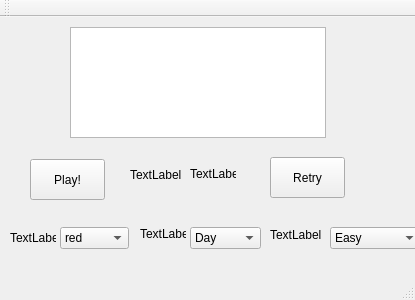
<?xml version="1.0" encoding="UTF-8"?>
<ui version="4.0">
 <class>MainWindow</class>
 <widget class="QMainWindow" name="MainWindow">
  <property name="geometry">
   <rect>
    <x>0</x>
    <y>0</y>
    <width>415</width>
    <height>300</height>
   </rect>
  </property>
  <property name="windowTitle">
   <string>MainWindow</string>
  </property>
  <widget class="QWidget" name="centralWidget">
   <widget class="QGraphicsView" name="mainView">
    <property name="geometry">
     <rect>
      <x>70</x>
      <y>10</y>
      <width>256</width>
      <height>111</height>
     </rect>
    </property>
    <property name="focusPolicy">
     <enum>Qt::NoFocus</enum>
    </property>
    <property name="verticalScrollBarPolicy">
     <enum>Qt::ScrollBarAlwaysOff</enum>
    </property>
    <property name="horizontalScrollBarPolicy">
     <enum>Qt::ScrollBarAlwaysOff</enum>
    </property>
   </widget>
   <widget class="QPushButton" name="playButton">
    <property name="geometry">
     <rect>
      <x>30</x>
      <y>142</y>
      <width>75</width>
      <height>41</height>
     </rect>
    </property>
    <property name="focusPolicy">
     <enum>Qt::NoFocus</enum>
    </property>
    <property name="text">
     <string>Play!</string>
    </property>
   </widget>
   <widget class="QPushButton" name="retryButton">
    <property name="enabled">
     <bool>true</bool>
    </property>
    <property name="geometry">
     <rect>
      <x>270</x>
      <y>140</y>
      <width>75</width>
      <height>41</height>
     </rect>
    </property>
    <property name="focusPolicy">
     <enum>Qt::NoFocus</enum>
    </property>
    <property name="text">
     <string>Retry</string>
    </property>
   </widget>
   <widget class="QLabel" name="scoreLabel">
    <property name="geometry">
     <rect>
      <x>130</x>
      <y>150</y>
      <width>51</width>
      <height>16</height>
     </rect>
    </property>
    <property name="text">
     <string>TextLabel</string>
    </property>
   </widget>
   <widget class="QLabel" name="label">
    <property name="geometry">
     <rect>
      <x>190</x>
      <y>150</y>
      <width>46</width>
      <height>13</height>
     </rect>
    </property>
    <property name="text">
     <string>TextLabel</string>
    </property>
   </widget>
   <widget class="QLabel" name="racerLabel">
    <property name="geometry">
     <rect>
      <x>10</x>
      <y>210</y>
      <width>46</width>
      <height>21</height>
     </rect>
    </property>
    <property name="text">
     <string>TextLabel</string>
    </property>
   </widget>
   <widget class="QLabel" name="trackLabel">
    <property name="geometry">
     <rect>
      <x>140</x>
      <y>210</y>
      <width>46</width>
      <height>13</height>
     </rect>
    </property>
    <property name="text">
     <string>TextLabel</string>
    </property>
   </widget>
   <widget class="QLabel" name="difficultyLabel">
    <property name="geometry">
     <rect>
      <x>270</x>
      <y>210</y>
      <width>81</width>
      <height>16</height>
     </rect>
    </property>
    <property name="text">
     <string>TextLabel</string>
    </property>
   </widget>
   <widget class="QComboBox" name="comboBox">
    <property name="geometry">
     <rect>
      <x>60</x>
      <y>210</y>
      <width>69</width>
      <height>22</height>
     </rect>
    </property>
    <property name="focusPolicy">
     <enum>Qt::NoFocus</enum>
    </property>
    <item>
     <property name="text">
      <string>red</string>
     </property>
    </item>
    <item>
     <property name="text">
      <string>pink</string>
     </property>
    </item>
    <item>
     <property name="text">
      <string>green</string>
     </property>
    </item>
    <item>
     <property name="text">
      <string>orange</string>
     </property>
    </item>
    <item>
     <property name="text">
      <string>candy</string>
     </property>
    </item>
    <item>
     <property name="text">
      <string>rarce</string>
     </property>
    </item>
    <item>
     <property name="text">
      <string>batman</string>
     </property>
    </item>
   </widget>
   <widget class="QComboBox" name="trackBox">
    <property name="geometry">
     <rect>
      <x>190</x>
      <y>210</y>
      <width>71</width>
      <height>22</height>
     </rect>
    </property>
    <property name="focusPolicy">
     <enum>Qt::NoFocus</enum>
    </property>
    <item>
     <property name="text">
      <string>Day</string>
     </property>
    </item>
    <item>
     <property name="text">
      <string>Night</string>
     </property>
    </item>
    <item>
     <property name="text">
      <string>Candyland</string>
     </property>
    </item>
    <item>
     <property name="text">
      <string>Beach</string>
     </property>
    </item>
   </widget>
   <widget class="QComboBox" name="difficultyBox">
    <property name="geometry">
     <rect>
      <x>330</x>
      <y>210</y>
      <width>91</width>
      <height>22</height>
     </rect>
    </property>
    <property name="focusPolicy">
     <enum>Qt::NoFocus</enum>
    </property>
    <item>
     <property name="text">
      <string>Easy</string>
     </property>
    </item>
    <item>
     <property name="text">
      <string>Medium</string>
     </property>
    </item>
    <item>
     <property name="text">
      <string>Hard</string>
     </property>
    </item>
   </widget>
  </widget>
  <widget class="QMenuBar" name="menuBar">
   <property name="geometry">
    <rect>
     <x>0</x>
     <y>0</y>
     <width>415</width>
     <height>22</height>
    </rect>
   </property>
  </widget>
  <widget class="QToolBar" name="mainToolBar">
   <attribute name="toolBarArea">
    <enum>TopToolBarArea</enum>
   </attribute>
   <attribute name="toolBarBreak">
    <bool>false</bool>
   </attribute>
  </widget>
  <widget class="QStatusBar" name="statusBar"/>
 </widget>
 <layoutdefault spacing="6" margin="11"/>
 <resources/>
 <connections/>
</ui>
